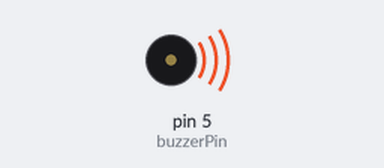
Bench run of a sketch on a simulated Arduino Uno, built with avr-gcc and run on an emulated ATmega328P. On the bench: buzzer (waves = sounding, pin HIGH).

Above: at 0.2 s.
Timing chart, 0 to 3.5 s (numbered marks = the images above):
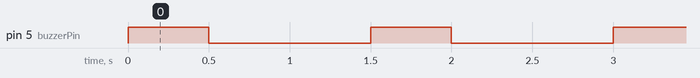

Measured:
- by itself, pin 5 (buzzerPin): alternates HIGH for 0.50 s and LOW for 1.0 s

The sketch:

BoardSistemasCedenoBuzzer.ino
```cpp
const int buzzerPin = 5; // Pin donde está conectado el buzzer

void setup() {
  pinMode(buzzerPin, OUTPUT); //
}

void loop() {
  // Encender el buzzer
  digitalWrite(buzzerPin, HIGH);
  delay(500); // Sonido de medio segundo

  // Apagar el buzzer
  digitalWrite(buzzerPin, LOW);
  delay(1000); // Silencio por un segundo
}
```
